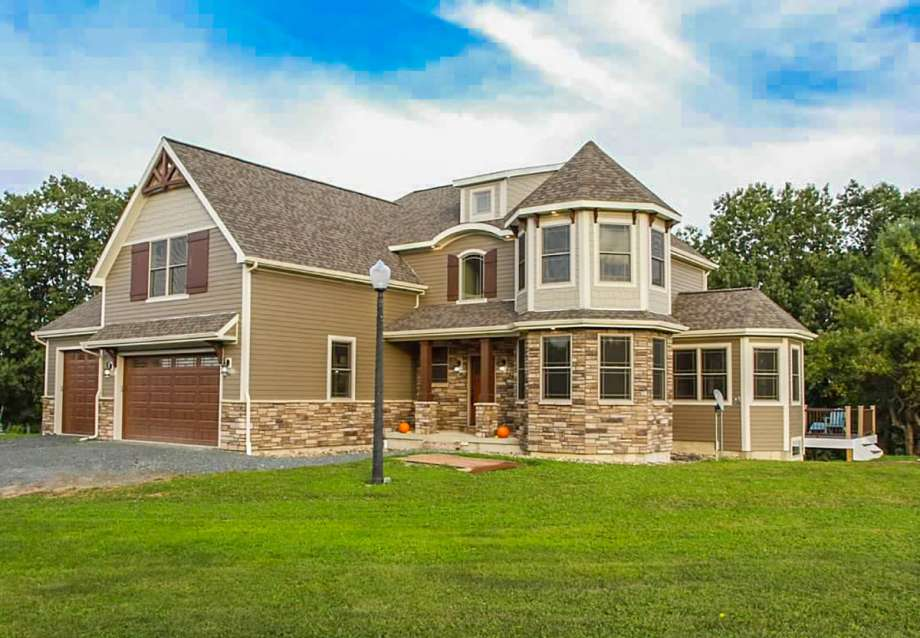
#> input picture npy/img/test.jpg, 920 x 638 px
$ python npy.py
#> lines starting #> are read from the running program, lines starting #| are printed output that depends on the picture; after the words box and inside, x2 and y2 are one past the last pixel; in counts of white or black regions, pixels touching at a corner belong together
### npy/func.py
import cv2
import os
import numpy as np


class Img:
    def __init__(self, image):
#> called with image = 'img/test.jpg'
        self.image_string = image
        self.image = cv2.imread(image)
#> self.image is the input picture: shape (638, 920, 3); mean B, G, R 114.7, 149.4, 139.5
        self.height = len(self.image)
#> self.height = 638
        self.width = len(self.image[0])
#> self.width = 920
        self.pixels = self.width * self.height
#> self.pixels = 586960
#| Width: 920
#| Height: 638
#| Pixels: 586960

    def gray_scale(self):
        image = self.image.copy()
        xs = np.sum(image, axis=2)
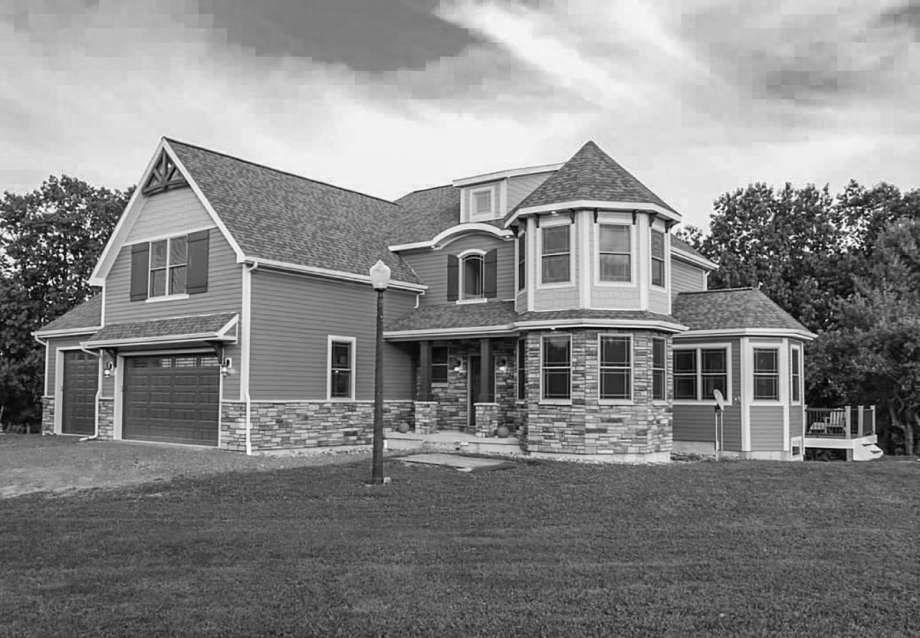
#> xs: shape (638, 920) uint64; min 2, max 765, mean 403.6; drawn with min black and max white
        xs = xs / 3
        xs = xs.astype(int)
        image[:, :, 0] = xs
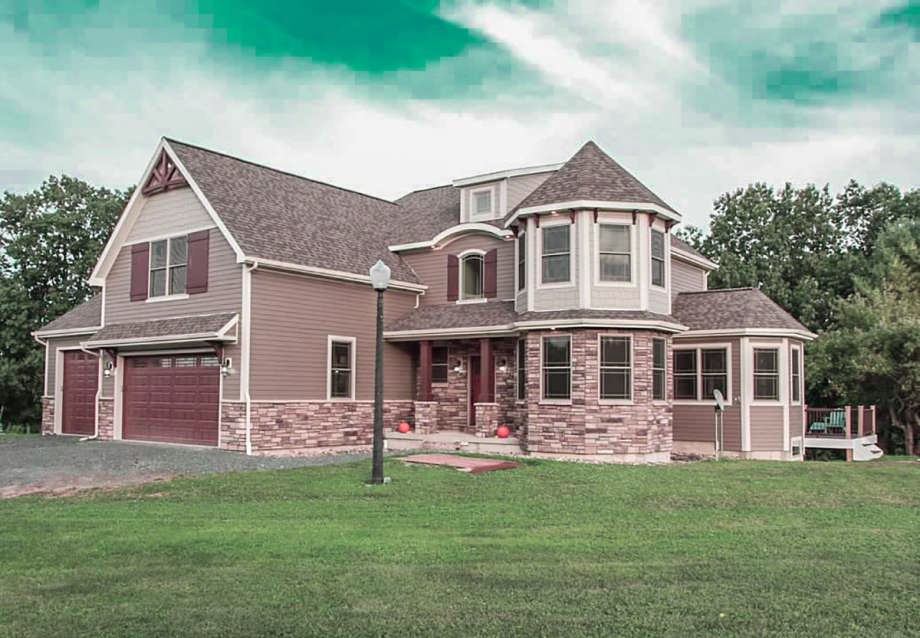
#> image: shape (638, 920, 3); mean B, G, R 134.2, 149.4, 139.5
        image[:, :, 1] = xs
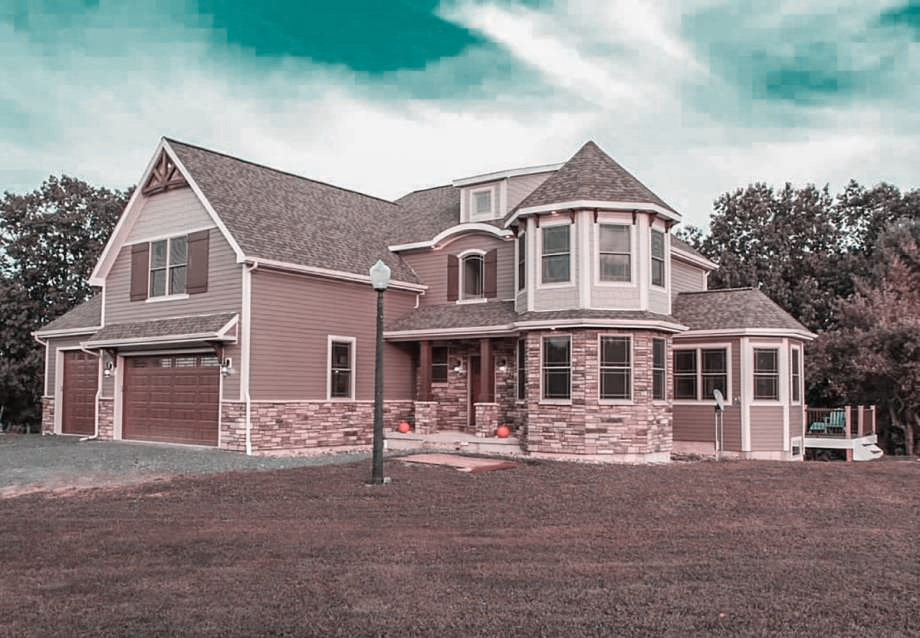
#> image: shape (638, 920, 3); mean B, G, R 134.2, 134.2, 139.5
        image[:, :, 2] = xs

        filename = os.path.splitext(self.image_string)
        fullname = filename[0] + '-out-gray.jpg'
        cv2.imwrite(fullname, image)

        grayscale = Img(fullname)
        return grayscale

    def binary(self):
        img = self.image.copy()
        pi = np.zeros(256)

        for x in range(self.height):
            for y in range(self.width):
                idx = img[x][y][0]
                pi[idx] = pi[idx] + 1
#> after the loop, pi = 256 values, max 7861 at index 243, min 7 at index 1, mean 2292.8

        pi = pi / self.pixels
#> pi = 256 values, max 0.0134 at index 243, min 1.19e-05 at index 1, mean 0.00391
        threshold = 0
        tmp = 0.0

        for k in range(255):
            w0 = np.sum(pi[:k])
            w1 = np.sum(pi[k:])
            u0 = 0.0
            u1 = 0.0
            for g in range(k + 1):
                if w0 != 0:
                    u0 += ((pi[g] * g) / w0)
            for h in range(k + 1, 254):
                if w1 != 0:
                    u1 += ((pi[h] * h) / w1)

            if (w0 * w1) * (u1 - u0) * (u1 - u0) > tmp:
                tmp = (w0 * w1) * (u1 - u0) * (u1 - u0)
                threshold = k
#> this loop made 255 passes
#> (w0, w1, tmp) on passes 2 to 13: (3.75e-05, 1, 0.672), (4.94e-05, 1, 0.874), (7.33e-05, 1, 1.27), (0.000111, 1, 1.9), (0.00016, 1, 2.69), (0.000235, 1, 3.88), (0.000336, 1, 5.37), (0.000511, 0.999, 8.09), (0.000724, 0.999, 11.35), (0.000973, 0.999, 14.92), (0.00133, 0.999, 20.31), (0.00172, 0.998, 25.71)
#> (w0, w1) on pass 1: (0, 1)
#> after the loop, threshold = 152; tmp = 2770.4

        for x in range(self.height):
            for y in range(self.width):
                if img[x][y][0] <= threshold:
                    img[x][y][:] = 0
                else:
                    img[x][y][:] = 255
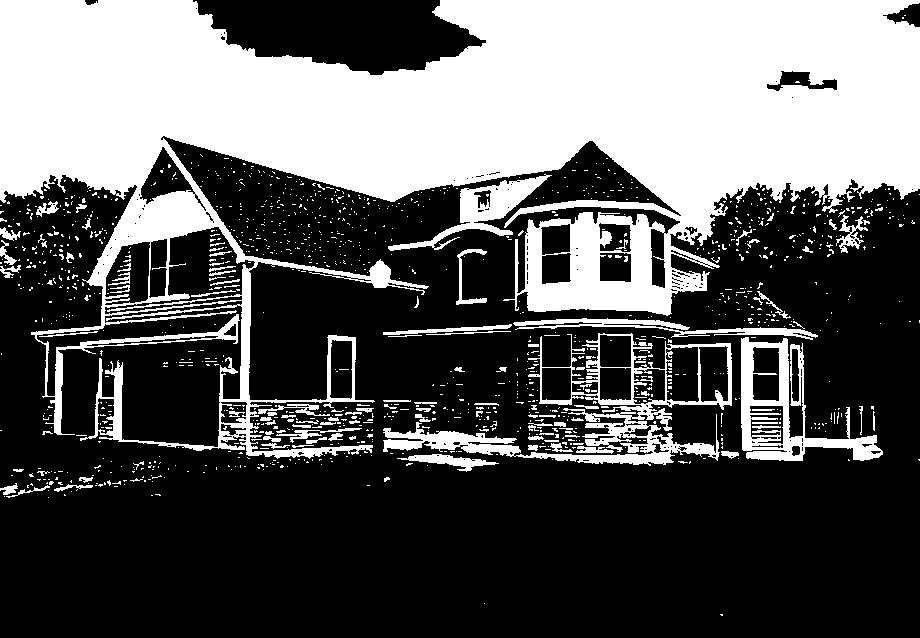
#> img: shape (638, 920, 3); 36.1% white; 1272 white regions (1155 under 20 px), largest, box (x1, y1, x2, y2) and area: (0, 0, 920, 459) 180725, (383, 333, 732, 466) 8833, (741, 337, 883, 461) 5276

        filename = os.path.splitext(self.image_string)
        fullname = filename[0][:-9] + '-out-bin.jpg'
        cv2.imwrite(fullname, img)

        binary = Img(fullname)
        return binary

    def img_info(self):
        print('Width: ' + str(self.width))
        print('Height: ' + str(self.height))
        print('Pixels: ' + str(self.pixels))

### npy/npy.py
import func as im
import cv2

# Source image string
str_src = 'img/test.jpg'
image = im.Img(str_src)
image.img_info()

# Grayscale
grayscale = image.gray_scale()

# Binary
binary = grayscale.binary()

cv2.imshow('Source', image.image)
cv2.imshow('Grayscale', grayscale.image)
cv2.imshow('Binary', binary.image)
cv2.waitKey(0)
cv2.destroyAllWindows()
